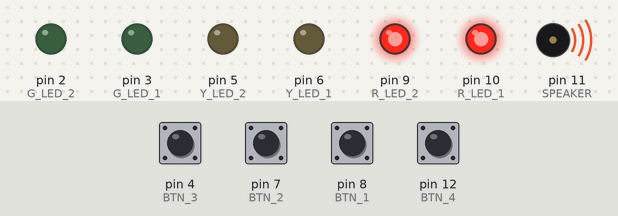
Bench run of a sketch on a simulated Arduino Uno, built with avr-gcc and run on an emulated ATmega328P. On the bench: output pins drawn as LEDs (lit = HIGH), buzzer (waves = sounding). The inputs (shaded band) are chosen by the test bench; at power-on: pin 4 (BTN_3), pin 7 (BTN_2), pin 8 (BTN_1), pin 12 (BTN_4) HIGH.

Above: at 1.2 s.
1.3 s: pin 8 (BTN_1) pulled LOW for 0.15 s
At 2.0 s:
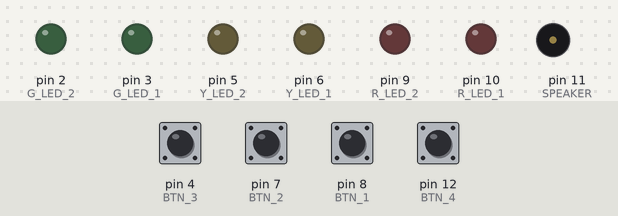
2.9 s: pin 4 (BTN_3) pulled LOW for 0.15 s
At 3.2 s:
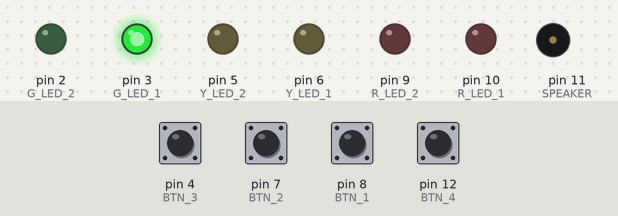
4.5 s: pin 7 (BTN_2) pulled LOW for 0.15 s
At 5.6 s:
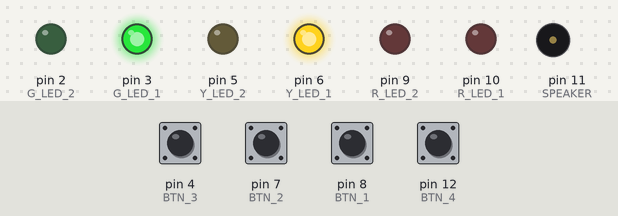
6.1 s: pin 4 (BTN_3) pulled LOW for 1 s
At 6.8 s:
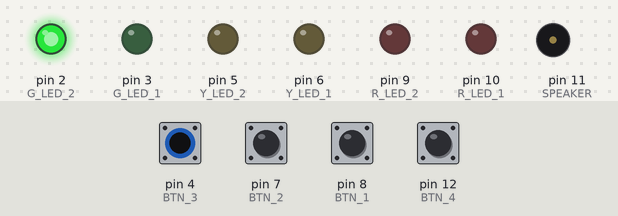
8.6 s: pin 7 (BTN_2) pulled LOW for 1 s
At 9.9 s:
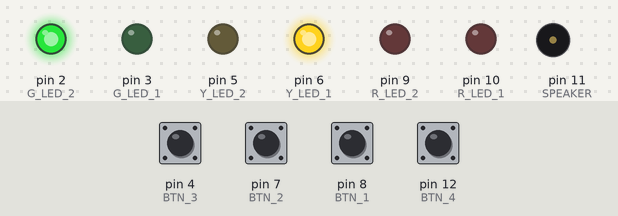
11.1 s: pin 4 (BTN_3) pulled LOW for 0.15 s
At 11.8 s:
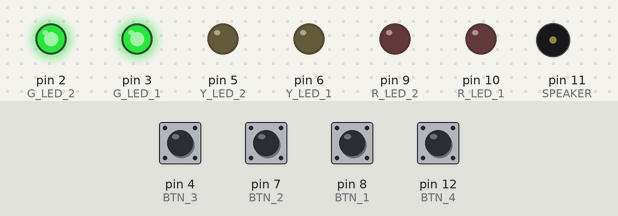
Timing chart, 0 to 13.7 s (numbered marks = the images above; inputs shaded):
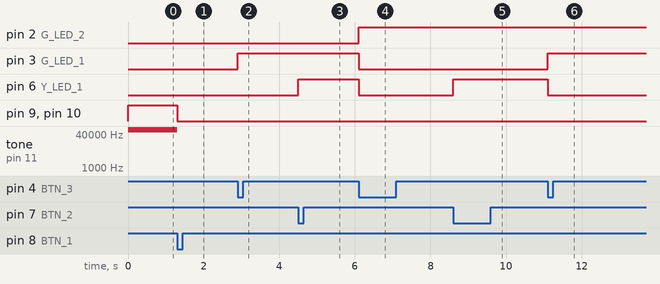

The sketch:

SynthByteAnalog.ino
```cpp
/*
Controller:  Arduino Uno rev3
Author:      Marcelo Furtado Lima
Date:        14 July 2015

Check SynthByte.fzz for a connection diagram
*/

#include <avr/pgmspace.h>

#define DATA_LENGTH 256

#define SPEAKER 11

#define R_LED_1 10
#define R_LED_2 9
#define Y_LED_1 6
#define Y_LED_2 5
#define G_LED_1 3
#define G_LED_2 2

#define BTN_1 8
#define BTN_2 7
#define BTN_3 4
#define BTN_4 12

#define ADD 0
#define AM 1
#define FM 2
#define PM 3

#define OFF 0
#define SQUARE 1
#define SAW 2
#define SINE 3

prog_uchar SINE_WAVE[] PROGMEM = {128, 131, 134, 137, 140, 143, 146, 149, 152, 155, 158, 162, 165, 167, 170, 173, 176, 179, 182, 185, 188, 190, 193, 196, 198, 201, 203, 206, 208, 211, 213, 215, 218, 220, 222, 224, 226, 228, 230, 232, 234, 235, 237, 238, 240, 241, 243, 244, 245, 246, 248, 249, 250, 250, 251, 252, 253, 253, 254, 254, 254, 255, 255, 255, 255, 255, 255, 255, 254, 254, 254, 253, 253, 252, 251, 250, 250, 249, 248, 246, 245, 244, 243, 241, 240, 238, 237, 235, 234, 232, 230, 228, 226, 224, 222, 220, 218, 215, 213, 211, 208, 206, 203, 201, 198, 196, 193, 190, 188, 185, 182, 179, 176, 173, 170, 167, 165, 162, 158, 155, 152, 149, 146, 143, 140, 137, 134, 131, 128, 124, 121, 118, 115, 112, 109, 106, 103, 100, 97, 93, 90, 88, 85, 82, 79, 76, 73, 70, 67, 65, 62, 59, 57, 54, 52, 49, 47, 44, 42, 40, 37, 35, 33, 31, 29, 27, 25, 23, 21, 20, 18, 17, 15, 14, 12, 11, 10, 9, 7, 6, 5, 5, 4, 3, 2, 2, 1, 1, 1, 0, 0, 0, 0, 0, 0, 0, 1, 1, 1, 2, 2, 3, 4, 5, 5, 6, 7, 9, 10, 11, 12, 14, 15, 17, 18, 20, 21, 23, 25, 27, 29, 31, 33, 35, 37, 40, 42, 44, 47, 49, 52, 54, 57, 59, 62, 65, 67, 70, 73, 76, 79, 82, 85, 88, 90, 93, 97, 100, 103, 106, 109, 112, 115, 118, 121, 124};

//byte value = 0;
volatile unsigned int finalSignal = 0;
volatile unsigned int tempSignal = 0;
byte signalAdders = 1;

boolean btnPressed1 = false;
boolean btnPressed2 = false;
boolean btnPressed3 = false;

byte currentWave = 0;
byte waveType[] = {SINE, OFF, OFF, OFF};
byte modulation[] = {ADD, ADD, ADD, ADD};
byte multiplier[] = {1, 1, 1, 1};
byte divider[] = {0, 0, 0, 0};
volatile byte count[] = {0, 0, 0, 0};
volatile byte divCount[] = {0, 0, 0, 0};
volatile byte signal[] = {0, 0, 0, 0};
volatile boolean ampMod = false;

ISR (TIMER1_COMPA_vect) {

  if (signalAdders < 0) {
    OCR2A = 0;
  } else {
    ampMod = false;
    finalSignal = 0;

    for (byte i = 3; i < 4; i--) {
      if (waveType[i] == OFF) {
        ampMod = false;
        signal[i] = 0x00;
        continue;
      }

      divCount[i] ++;
      if (divCount[i] >= divider[i]) {
        divCount[i] = 0;
        count[i] += multiplier[i];
      }

      if (ampMod) {
        switch (waveType[i]) {
          case SQUARE:
            signal[i] = count[i] < 0x80 ? 0x00 : signal[i];
            break;
          case SAW:
            tempSignal = count[i] * signal[i];// & 0xFF00);// >> 8;
            signal[i] = tempSignal >> 8;
            break;
          case SINE:
            tempSignal = pgm_read_byte_near(SINE_WAVE + count[i]) * signal[i];// & 0xFF00);// >> 8;
            signal[i] = tempSignal >> 8;
            break;
        }
      } else {
        switch (waveType[i]) {
          case SQUARE:
            signal[i] = count[i] < 0x80 ? 0x00 : 0xFF;
            break;
          case SAW:
            signal[i] = count[i];
            break;
          case SINE:
            signal[i] = pgm_read_byte_near(SINE_WAVE + count[i]);
            break;
        }
      }

      switch (modulation[i]) {
        case ADD:
          finalSignal += signal[i];
          ampMod = false;
          break;
        case AM:
          signal[i-1] = signal[i];
          ampMod = true;
          break;
        case FM:
          tempSignal = (signal[i] * multiplier[i-1]);
          count[i-1] = tempSignal >> 8;
          ampMod = false;
          break;
        case PM:
          count[i-1] += (signal[i] - 128) >> 2;
          ampMod = false;
          break;
      }
    }

    switch (signalAdders) {
      case 1:
        OCR2A = finalSignal;
        break;
      case 2:
        OCR2A = finalSignal >> 1;
        break;
      case 3:
        OCR2A = finalSignal / 3;
        break;
      case 4:
        OCR2A = finalSignal >> 2;
        break;
    }
  }
}

void setup() {

  //Configuring output pins
  pinMode(SPEAKER, OUTPUT);
  pinMode(R_LED_1, OUTPUT);
  pinMode(R_LED_2, OUTPUT);
  pinMode(Y_LED_1, OUTPUT);
  pinMode(Y_LED_2, OUTPUT);
  pinMode(G_LED_1, OUTPUT);
  pinMode(G_LED_2, OUTPUT);

  //Configuring input pins...
  pinMode(BTN_1, INPUT);
  pinMode(BTN_2, INPUT);
  pinMode(BTN_3, INPUT);
  pinMode(BTN_4, INPUT);

  //...with pull-up resistors
  digitalWrite(BTN_1, HIGH);
  digitalWrite(BTN_2, HIGH);
  digitalWrite(BTN_3, HIGH);
  digitalWrite(BTN_4, HIGH);

  digitalWrite(R_LED_1, waveType[currentWave] & 1);
  digitalWrite(R_LED_2, (waveType[currentWave] >> 1) & 1);

  digitalWrite(Y_LED_1, modulation[currentWave] & 1);
  digitalWrite(Y_LED_2, (modulation[currentWave] >> 1) & 1);

  digitalWrite(G_LED_1, currentWave & 1);
  digitalWrite(G_LED_2, (currentWave >> 1) & 1);

  cli();

  //SAMPLER Timer
  TCCR1A = 0;
  TCCR1B = 0;

  OCR1A = 0;               //Divide frequency by 1
  TCCR1B |= (1 << WGM12);  //Set to compare
  TCCR1B |= (1 << CS12);   //Run at 62.5 KHz (16 MHz / 256)
  TIMSK1 = (1 << OCIE1A);  //Compare and interrupt

  //TONE Timer
  TCCR2A = 0;
  TCCR2B = 0;

  OCR2A = 0x7F;            //Set to 50% duty cycle
  TCCR2A |= (1 << COM2A1); //Set PWM output to pin 11
  TCCR2A |= (1 << WGM20);  //Set fast PWM mode
  TCCR2A |= (1 << WGM21);  //Set fast PWM mode
  TCCR2B |= (1 << CS20);   //Run at 16 MHz

  sei();

}

void loop() {

  if (!digitalRead(BTN_1)) {
    if (!btnPressed1) {
      btnPressed1 = true;

      if (waveType[currentWave] == OFF && modulation[currentWave] == ADD) signalAdders++;

      waveType[currentWave]++;
      if (waveType[currentWave] > SINE) {
        waveType[currentWave] = OFF;
        if (modulation[currentWave] == ADD) signalAdders--;
      }

      digitalWrite(R_LED_1, waveType[currentWave] & 1);
      digitalWrite(R_LED_2, (waveType[currentWave] >> 1) & 1);

      delay(100);
    }
  } else {
    btnPressed1 = false;
  }

  if (!digitalRead(BTN_2)) {
    if (!btnPressed2) {
      btnPressed2 = true;

      if (currentWave == 0) return;

      if (modulation[currentWave] == ADD && waveType[currentWave] != OFF) signalAdders--;

      modulation[currentWave]++;
      if (modulation[currentWave] > PM) {
        modulation[currentWave] = ADD;
        if (waveType[currentWave] != OFF) signalAdders++;
      }

      digitalWrite(Y_LED_1, modulation[currentWave] & 1);
      digitalWrite(Y_LED_2, (modulation[currentWave] >> 1) & 1);

      delay(150);
    }
  } else {
    btnPressed2 = false;
  }

  if (!digitalRead(BTN_3)) {
    if (!btnPressed3) {
      btnPressed3 = true;

      currentWave++;
      if (currentWave > 3) {
        currentWave = 0;
      }

      digitalWrite(G_LED_1, currentWave & 1);
      digitalWrite(G_LED_2, (currentWave >> 1) & 1);

      digitalWrite(Y_LED_1, modulation[currentWave] & 1);
      digitalWrite(Y_LED_2, (modulation[currentWave] >> 1) & 1);

      digitalWrite(R_LED_1, waveType[currentWave] & 1);
      digitalWrite(R_LED_2, (waveType[currentWave] >> 1) & 1);

      delay(100);
    }
  } else {
    btnPressed3 = false;
  }

  if (!digitalRead(BTN_4)) {
    multiplier[currentWave] = (analogRead(A5) >> 4) + 1;
    divider[currentWave] = analogRead(A4) >> 4;
  }
}
```

Measured:
- after the input at 1.3 s, pin 9 (R_LED_2), pin 10 (R_LED_1): HIGH → LOW at once; tone on pin 11 (SPEAKER): 62500 Hz → silent at once
- after the input at 2.9 s, pin 3 (G_LED_1): LOW → HIGH at once
- after the input at 4.5 s, pin 6 (Y_LED_1): LOW → HIGH at once
- after the input at 6.1 s, pin 2 (G_LED_2): LOW → HIGH at once; pin 3 (G_LED_1), pin 6 (Y_LED_1): HIGH → LOW at once
- after the input at 8.6 s, pin 6 (Y_LED_1): LOW → HIGH at once
- after the input at 11.1 s, pin 3 (G_LED_1): LOW → HIGH at once; pin 6 (Y_LED_1): HIGH → LOW at once
